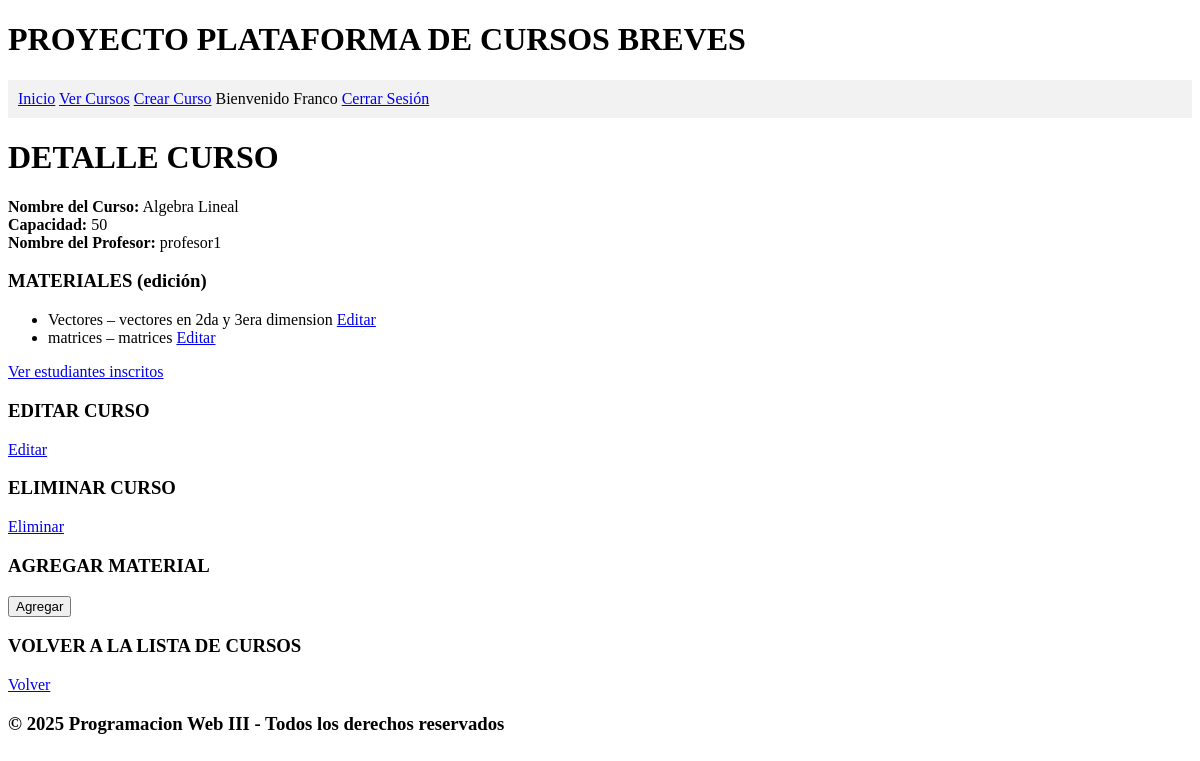
The app's page /detalle_curso/3/ (signed in), older data.
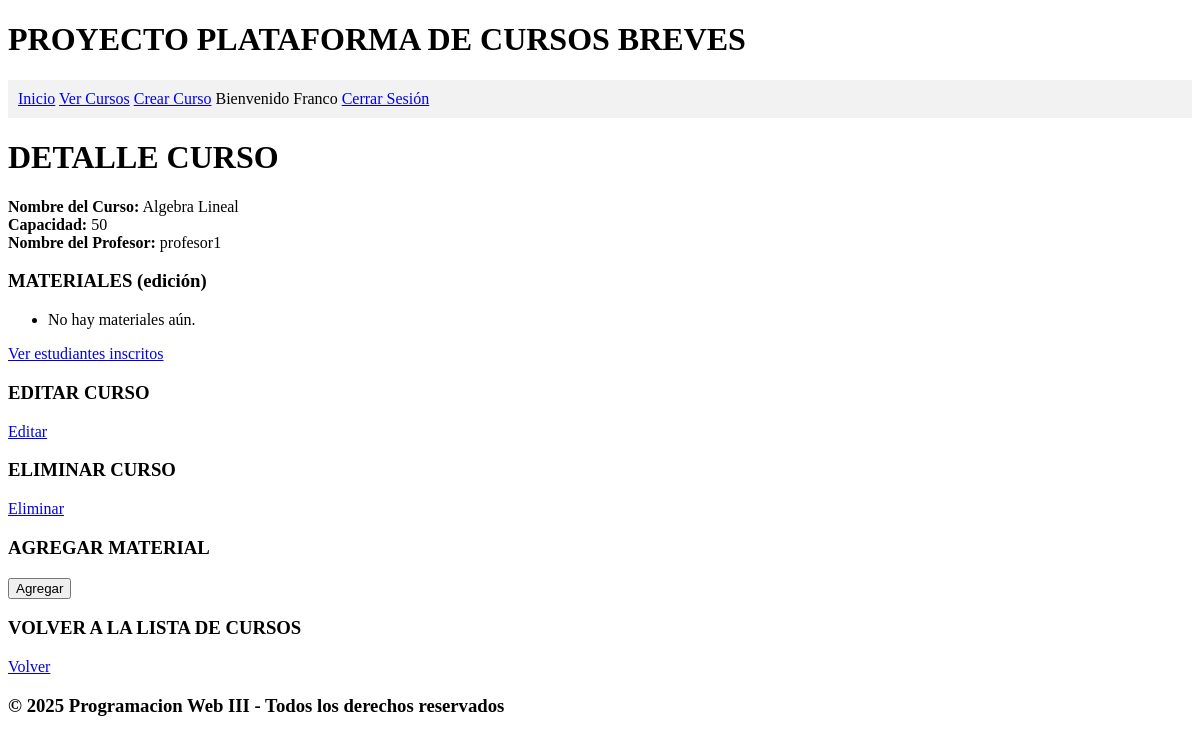
The same page, newer data.
### aplicacion/models.py (models this page shows, shortened)
class Material(models.Model):
    nom_material = models.CharField(max_length=100)
    descripcion = models.TextField(blank=True)
    archivo = models.FileField(upload_to='materiales/')
    id_curso = models.ForeignKey('Curso', on_delete=models.CASCADE)
    id_profesor = models.ForeignKey('Profesor', on_delete=models.CASCADE)
    requiere_entrega = models.BooleanField(default=False)
    fecha_limite = models.DateTimeField(null=True, blank=True)

### aplicacion/views.py (the view)
# urls.py: path('detalle_curso/<int:pk>/', views.detalle_curso, name='detalle_curso'),
@login_required
def detalle_curso(request, pk):
    curso       = get_object_or_404(Curso, pk=pk)
    materiales  = Material.objects.filter(id_curso=curso)
    profesor = curso.id_profesor
    is_profesor = (request.user.perfilusuario.rol == 'maestro')
    is_inscrito = Inscripcion.objects.filter(autor=request.user, id_curso=curso).exists()
    return render(request, 'aplicacion/detalle_curso.html', {
        'curso': curso,
        'materiales': materiales,
        'profesor': profesor,
        'is_profesor': is_profesor,
        'is_inscrito': is_inscrito,
    })

### aplicacion/templates/aplicacion/detalle_curso.html (shortened to what this page needs)
{% extends "aplicacion/base.html" %}
{% block content %}
    <h1>DETALLE CURSO</h1>
    <p>
        <strong>Nombre del Curso:</strong> {{curso.nom_curso}} <br>
        <strong>Capacidad:</strong> {{curso.capacidad}} <br>
        <strong>Nombre del Profesor:</strong> {{profesor.nombre}} {{ profesor.apellido }}
    </p>
 {% if is_profesor and user.is_authenticated %}
     <h3>MATERIALES (edición)</h3>
  <ul>
    {% for mat in materiales %}
      <li>
        {{ mat.nom_material }} – {{ mat.descripcion }}
        <a href="{% url 'editar_material' mat.pk %}">Editar</a>
      </li>
    {% empty %}
      <li>No hay materiales aún.</li>
    {% endfor %}
  </ul>
  {% endif %}
  {% if is_profesor %}
  <a href="{% url 'lista_estudiantes' curso.pk %}" class="btn btn-primary">Ver estudiantes inscritos </a>
  {% endif %}
  {% if user.perfilusuario.rol == 'maestro' %}
    {% if user.is_authenticated %}
        <h3>EDITAR CURSO</h3>
        <a href=" {% url 'editar_curso' curso.pk %} ">Editar</a>
    {% endif %}
    <h3>ELIMINAR CURSO</h3>
    <a href=" {% url 'eliminar_curso' curso.pk %} ">Eliminar</a>
     {% if is_profesor %}
  <h3>AGREGAR MATERIAL</h3>
  <form action="{% url 'subir_material' curso.pk %}"
        method="post"
        enctype="multipart/form-data">
    <button type="submit">Agregar</button>
  </form>
{% endif %}
  {% endif %}
    <h3>VOLVER A LA LISTA DE CURSOS</h3>
    <a href=" {% url 'lista_cursos' %} ">Volver</a>
{% endblock  %}

Row changes from the older to the newer data that the page shows:
no longer on this page (row edited): Material: nom_material "Vectores", descripcion "vectores en 2da y 3era dimension"
removed Material: nom_material "matrices", descripcion "matrices"
Text that changed along with them:
text now shown: "No hay materiales aún."
